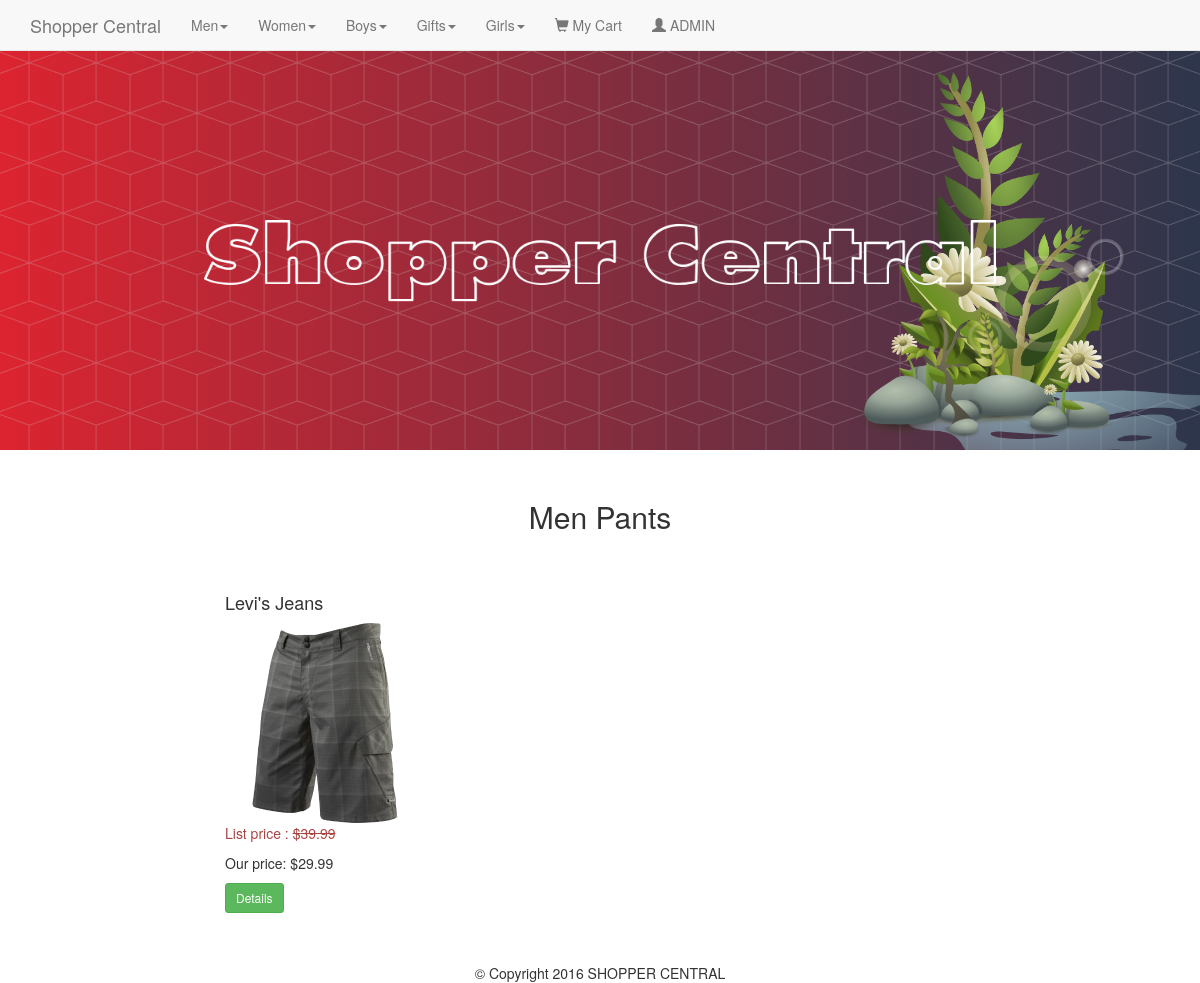
Page /category.php?cat=6 on the committed database.
### tables this page shows
CREATE TABLE `categories` (
  `id` int(11) NOT NULL,
  `category` varchar(255) NOT NULL,
  `parent` int(11) NOT NULL
);

CREATE TABLE `products` (
  `id` int(11) NOT NULL,
  `title` varchar(255) NOT NULL,
  `price` decimal(10,2) NOT NULL,
  `list_price` decimal(10,2) NOT NULL,
  `brand` int(11) NOT NULL,
  `categories` varchar(255) NOT NULL,
  `image` varchar(255) NOT NULL,
  `description` text NOT NULL,
  `featured` tinyint(4) NOT NULL,
  `sizes` text NOT NULL,
  `deleted` tinyint(4) NOT NULL DEFAULT '0'
);

### helpers/helpers.php (called while the page is built, shortened)
<?php
    function sanitize($dirty){
      return htmlentities($dirty,ENT_QUOTES,"UTF-8");
    }
    function get_cetegory($child_id){
      global $db;
      $id = sanitize($child_id);
      $sql = "SELECT c.id AS 'cid', c.category AS 'child', p.id AS 'pid', p.category AS 'parent' FROM categories AS c INNER JOIN categories AS p ON c.parent = p.id WHERE c.id = '$id'";
      $query = $db->query($sql);
      $category = mysqli_fetch_assoc($query);
      return $category;
    }

### category.php (the view)
<?php
	require_once 'core/init.php';
	include 'include/head.php';
	include 'include/navigation.php';
	include 'include/headerpartial.php';
	include 'include/leftbar.php';
  if(isset($_GET['cat'])){
    $cat_id = sanitize($_GET['cat']);
  }else{
    $cat_id = '';
  }
	$sql = "SELECT * FROM products WHERE categories = '$cat_id' AND featured = 1";
	$productsQ = $db->query($sql);
  $category = get_cetegory($cat_id);
?>
<div class="col-md-8">
	<div class="row">
		<h2 class="text-center Feature"><?= $category['parent'].' '.$category['child']?></h2>
		<?php while($product = mysqli_fetch_assoc($productsQ)) : ?>
			<div class="col-md-3">
				<h4><?= $product['title']; ?></h4>
				<img src="<?= $product['image']; ?>" alt="<?= $product['title'];?>" class="img-thumb" />
				<p class="list-price text-danger">List price : <s>$<?= $product['list_price'];?></s></p>
				<p class="price">Our price: $<?= $product['price'];?></p>
				<button type="button" class="btn btn-sm btn-success" onclick="detailsmodal(<?= $product['id'];?>)">Details</button>
			</div>
		<?php endwhile; ?>
	</div>
</div>
<?php
	include 'include/rightbar.php';
	include 'include/footer.php';
?>

### include/navigation.php (shortened to what this page needs)
<?php
    $sql = "SELECT * FROM categories WHERE parent = 0";
    $pquery = $db->query($sql);
?>
<nav class="navbar navbar-default navbar-fixed-top">
    <div class="container">
        <a href="index.php" class="navbar-brand">Shopper Central</a>
        <ul class="nav navbar-nav">
			<?php while($parent = mysqli_fetch_assoc($pquery)) : ?>
    				<li class="dropdown">
    					<a href="#" class="dropdown-toggle" data-toggle="dropdown"><?php echo $parent['category']; ?><span class="caret"></span></a>
    				</li>
			<?php endwhile; ?>
           <li><a href="cart.php"><span class="glyphicon glyphicon-shopping-cart"></span> My Cart</a></li>
           <li><a href="admin/login.php"><span class="glyphicon glyphicon-user"></span> ADMIN</a></li>
        </ul>
    </div>
</nav>

### css/main.css (style rules this page uses)
body { padding-top: 50px; }
.Feature { margin-top: 50px; margin-bottom: 50px; }
.img-thumb { width: auto; height: 200px; }

### rows in the picture
categories: category "Men"
categories: category "Women"
categories: category "Boys"
categories: category "Gifts"
categories: category "Girls"
categories: categories.category "Men", category "Pants"
products: title "Levi's Jeans", image (picture), list_price "39.99", price "29.99"
